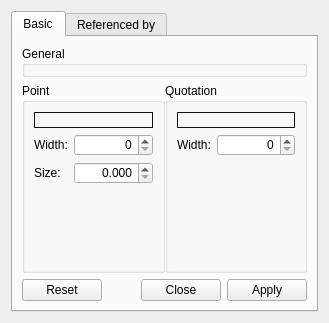
<?xml version="1.0" encoding="UTF-8"?>
<ui version="4.0">
 <class>PointSetupDesigner</class>
 <widget class="QWidget" name="PointSetupDesigner">
  <property name="geometry">
   <rect>
    <x>0</x>
    <y>0</y>
    <width>329</width>
    <height>323</height>
   </rect>
  </property>
  <property name="windowTitle">
   <string>Point Setup</string>
  </property>
  <layout class="QVBoxLayout" name="_2">
   <item>
    <widget class="QTabWidget" name="tabWidget">
     <property name="currentIndex">
      <number>0</number>
     </property>
     <widget class="QWidget" name="basicTab">
      <attribute name="title">
       <string>Basic</string>
      </attribute>
      <layout class="QVBoxLayout" name="verticalLayout_2">
       <item>
        <widget class="QGroupBox" name="generalGB">
         <property name="sizePolicy">
          <sizepolicy hsizetype="Preferred" vsizetype="Fixed">
           <horstretch>0</horstretch>
           <verstretch>0</verstretch>
          </sizepolicy>
         </property>
         <property name="styleSheet">
          <string notr="true">QPushButton {
	border: 1px solid #101010;
}</string>
         </property>
         <property name="title">
          <string>General</string>
         </property>
        </widget>
       </item>
       <item>
        <layout class="QHBoxLayout" name="_3">
         <property name="spacing">
          <number>0</number>
         </property>
         <item>
          <widget class="QGroupBox" name="groupBox">
           <property name="styleSheet">
            <string notr="true">QPushButton {
	border: 1px solid #101010;
}</string>
           </property>
           <property name="title">
            <string>Point</string>
           </property>
           <layout class="QGridLayout" name="_4">
            <item row="0" column="0" colspan="2">
             <widget class="QColorPushButton" name="pointColorPB">
              <property name="text">
               <string/>
              </property>
             </widget>
            </item>
            <item row="1" column="0">
             <widget class="QLabel" name="label">
              <property name="text">
               <string>Width:</string>
              </property>
             </widget>
            </item>
            <item row="1" column="1">
             <widget class="QSpinBox" name="pointWidthSB">
              <property name="sizePolicy">
               <sizepolicy hsizetype="Expanding" vsizetype="Fixed">
                <horstretch>0</horstretch>
                <verstretch>0</verstretch>
               </sizepolicy>
              </property>
              <property name="alignment">
               <set>Qt::AlignRight|Qt::AlignTrailing|Qt::AlignVCenter</set>
              </property>
             </widget>
            </item>
            <item row="3" column="1">
             <spacer name="verticalSpacer">
              <property name="orientation">
               <enum>Qt::Vertical</enum>
              </property>
              <property name="sizeHint" stdset="0">
               <size>
                <width>20</width>
                <height>40</height>
               </size>
              </property>
             </spacer>
            </item>
            <item row="2" column="1">
             <widget class="QQuantitySpinBox" name="pointSizeSB">
              <property name="alignment">
               <set>Qt::AlignRight|Qt::AlignTrailing|Qt::AlignVCenter</set>
              </property>
              <property name="decimals">
               <number>3</number>
              </property>
             </widget>
            </item>
            <item row="2" column="0">
             <widget class="QLabel" name="label_3">
              <property name="text">
               <string>Size:</string>
              </property>
             </widget>
            </item>
           </layout>
          </widget>
         </item>
         <item>
          <widget class="QGroupBox" name="groupBox_2">
           <property name="styleSheet">
            <string notr="true">QPushButton {
	border: 1px solid #101010;
}</string>
           </property>
           <property name="title">
            <string>Quotation</string>
           </property>
           <layout class="QGridLayout" name="_5">
            <item row="0" column="0" colspan="2">
             <widget class="QColorPushButton" name="quotationColorPB">
              <property name="text">
               <string/>
              </property>
             </widget>
            </item>
            <item row="1" column="0">
             <widget class="QLabel" name="label_2">
              <property name="text">
               <string>Width:</string>
              </property>
             </widget>
            </item>
            <item row="1" column="1">
             <widget class="QSpinBox" name="quotationWidthSB">
              <property name="sizePolicy">
               <sizepolicy hsizetype="Expanding" vsizetype="Fixed">
                <horstretch>0</horstretch>
                <verstretch>0</verstretch>
               </sizepolicy>
              </property>
              <property name="alignment">
               <set>Qt::AlignRight|Qt::AlignTrailing|Qt::AlignVCenter</set>
              </property>
             </widget>
            </item>
            <item row="2" column="0">
             <spacer name="verticalSpacer_2">
              <property name="orientation">
               <enum>Qt::Vertical</enum>
              </property>
              <property name="sizeHint" stdset="0">
               <size>
                <width>20</width>
                <height>40</height>
               </size>
              </property>
             </spacer>
            </item>
           </layout>
          </widget>
         </item>
        </layout>
       </item>
       <item>
        <widget class="QDialogButtonBox" name="buttonBox">
         <property name="standardButtons">
          <set>QDialogButtonBox::Apply|QDialogButtonBox::Close|QDialogButtonBox::Reset</set>
         </property>
        </widget>
       </item>
      </layout>
     </widget>
     <widget class="QWidget" name="refByTab">
      <attribute name="title">
       <string>Referenced by</string>
      </attribute>
     </widget>
    </widget>
   </item>
  </layout>
 </widget>
 <customwidgets>
  <customwidget>
   <class>QColorPushButton</class>
   <extends>QPushButton</extends>
   <header location="global">ColorPushButton.hpp</header>
  </customwidget>
  <customwidget>
   <class>QQuantitySpinBox</class>
   <extends>QDoubleSpinBox</extends>
   <header location="global">QuantitySpinBox.hpp</header>
  </customwidget>
 </customwidgets>
 <resources/>
 <connections/>
</ui>
